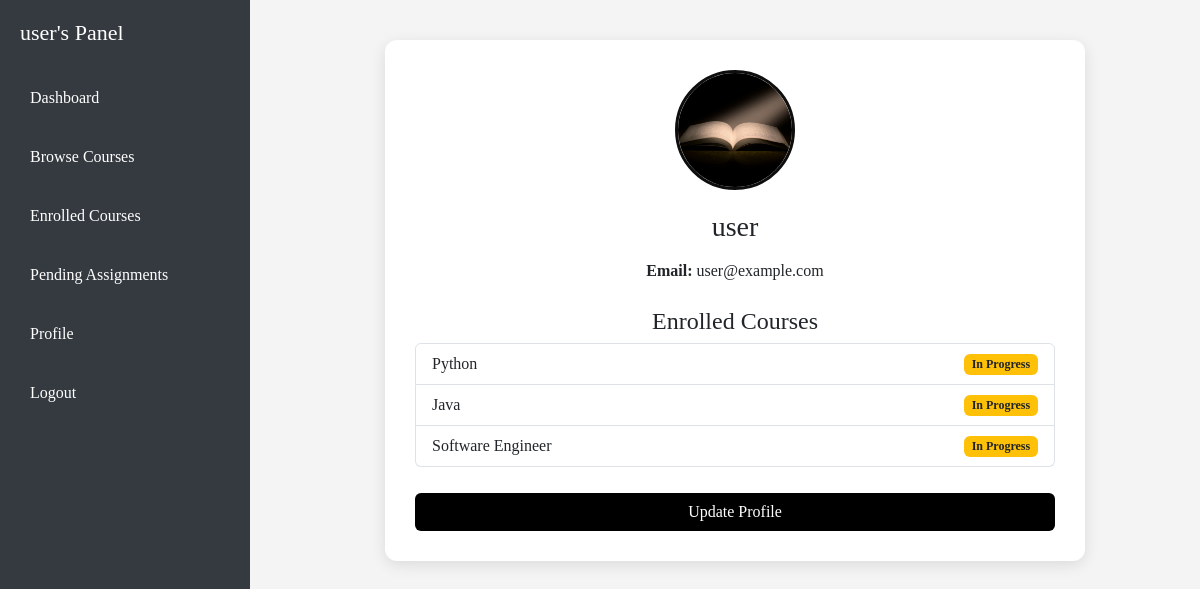
Screenshot of /lms/student_profile (signed in) with the database file from the repository.
### lms/models.py (models this page shows, shortened)
class UserProfile(models.Model):
    ROLE_CHOICES = [
        ('student', 'Student'),
        ('instructor', 'Instructor'),
        ('sponsor', 'Sponsor')
    ]
    user = models.OneToOneField(User, on_delete=models.CASCADE)
    image = models.ImageField(upload_to='images/', default='images/pic1.jpg')
    role = models.CharField(max_length=20, choices=ROLE_CHOICES)

class Enrollment(models.Model):
    student = models.ForeignKey(User, on_delete=models.CASCADE, related_name='enrollments')
    course = models.ForeignKey(Course, on_delete=models.CASCADE, related_name='enrollments')
    enrolled_at = models.DateTimeField(auto_now_add=True)
    completed_at = models.DateTimeField(null=True, blank=True)
    completed = models.BooleanField(default=False)
    hours_spent = models.IntegerField(default=0)
    progress = models.PositiveIntegerField(default=0)  # Percentage
    class Meta:
        unique_together = ['student', 'course']

class Course(models.Model):
    LEVEL_CHOICES = [
        ('beginner', 'Beginner'),
        ('intermediate', 'Intermediate'),
        ('advanced', 'Advanced'),
    ]
    title = models.CharField(max_length=200)
    description = models.TextField()
    instructor = models.ForeignKey(User, on_delete=models.CASCADE, related_name='courses_taught')
    category = models.ForeignKey(CourseCategory, on_delete=models.SET_NULL, null=True)
    level = models.CharField(max_length=20, choices=LEVEL_CHOICES, default='beginner')
    price = models.DecimalField(max_digits=10, decimal_places=2, default=0.00)
    duration_hours = models.PositiveIntegerField(default=0)
    thumbnail = models.ImageField(upload_to='course_thumbnails/', blank=True, null=True)
    is_published = models.BooleanField(default=False)
    created_at = models.DateTimeField(auto_now_add=True)
    updated_at = models.DateTimeField(auto_now=True)

### lms/views.py (the view)
# urls.py: path('student_profile', student_profile, name='student_profile'),
@login_required
def student_profile(request):
    user = request.user
    profile, _ = UserProfile.objects.get_or_create(user=user)  # ensure profile exists
    enrolled_courses = Enrollment.objects.filter(student=user).select_related('course')
    context = {
        'user': user,
        'profile': profile,
        'enrolled_courses': enrolled_courses,
    }
    return render(request, 'student_profile.html', context)

### templates/student_profile.html (shortened to what this page needs)
{% load static %}
<!DOCTYPE html>
<html lang="en">
<head>
  <link href="https://cdn.jsdelivr.net/npm/bootstrap@5.3.0/dist/css/bootstrap.min.css" rel="stylesheet">
</head>
<body>
  <div class="sidebar">
    <h2>{{ user.get_full_name }}'s Panel</h2>
    <a href="{% url 'student_dashboard' %}">Dashboard</a>
    <a href="{% url 'course_list' %}">Browse Courses</a>
    <a href="{% url 'enrolled_course' %}">Enrolled Courses</a>
    <a href="{% url 'pending_assignments' %}">Pending Assignments</a>
    <a href="{% url 'student_profile' %}">Profile</a>
    <a href="{% url 'signout' %}">Logout</a>
  </div>
  <div class="main-content">
    <div class="profile-card">
      {% if profile.image %}
          <img src="{{ profile.image.url }}" alt="Profile Image" class="profile-image-preview">
      {% else %}
          <img src="{% static 'images/pic3.jpg' %}" alt="Default Profile" class="profile-image-preview">
      {% endif %}
      <h3>{{ user.get_full_name }}</h3>
      <p><strong>Email:</strong> {{ user.email }}</p>
      <h4 class="mt-4">Enrolled Courses</h4>
      {% if enrolled_courses %}
        <ul class="list-group mb-3">
          {% for enrollment in enrolled_courses %}
            <li class="list-group-item d-flex justify-content-between align-items-center">
              {{ enrollment.course.title }}
              {% if enrollment.completed %}
                <span class="badge bg-success">Completed</span>
              {% else %}
                <span class="badge bg-warning text-dark">In Progress</span>
              {% endif %}
            </li>
          {% endfor %}
        </ul>
      {% else %}
        <p>No courses enrolled yet.</p>
      {% endif %}
      <a href="{% url 'update_student_profile' %}" class="btn">Update Profile</a>
    </div>
  </div>
</body>
</html>

### templates/student_profile.html (style rules this page uses)
body { font-family: "Times New Roman", serif; background: #f4f4f4; margin: 0; }
.sidebar { position: fixed; top: 0; left: 0; width: 250px; height: 100%; background: #343a40; color: #fff; display: flex; flex-direction: column; padding: 20px; }
.sidebar h2 { font-size: 22px; margin-bottom: 30px; }
.sidebar a { color: #fff; text-decoration: none; margin-bottom: 15px; padding: 10px; border-radius: 5px; display: block; font-weight: 500; }
.main-content { margin-left: 270px; padding: 40px; }
.profile-card { background: #fff; border-radius: 12px; padding: 30px; box-shadow: 0 4px 15px rgba(0,0,0,0.1); max-width: 700px; margin: 0 auto; text-align: center; }
.profile-card img { width: 120px; height: 120px; border-radius: 50%; object-fit: cover; margin-bottom: 20px; border: 3px solid #0e0e0f; }
.profile-card h3 { margin-bottom: 15px; }
.profile-card p { margin-bottom: 10px; font-size: 16px; }
.profile-card .btn { width: 100%; margin-top: 10px; }
.btn { background-color: black; color: white; }
.list-group-item { font-size: 16px; }

### rows the page displays
UserProfile: image (picture)
Enrollment: course "Python", completed "In Progress"
Enrollment: course "Java", completed "In Progress"
Enrollment: course "Software Engineer", completed "In Progress"

### other values shown
{{ user.get_full_name }} "user"
{{ user.email }} "user@example.com"
